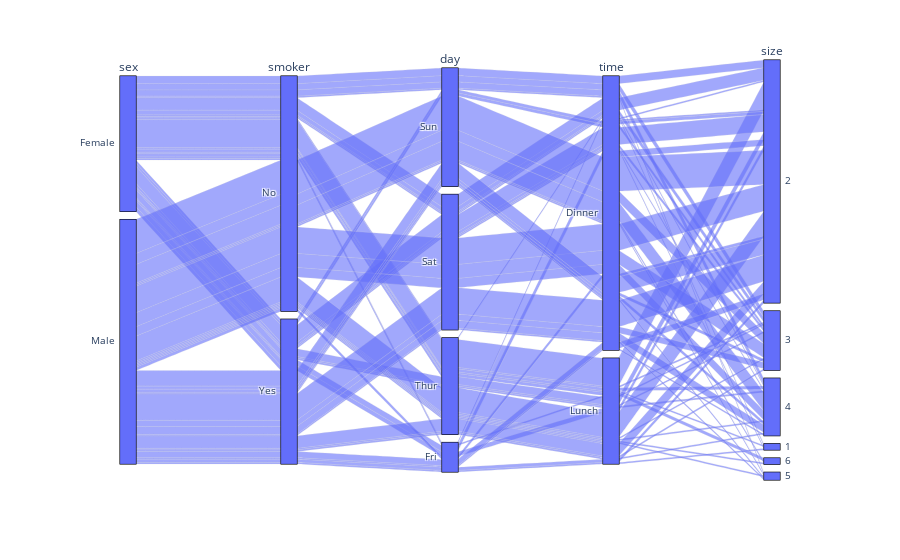

This figure's notebook cell:
### Code cell
fig = px.parallel_categories(tips)
fig.show()

### Figure 1 — Plotly figure (JSON) as saved in the notebook; plotly's stock layout.template omitted (floating-point values rounded to 4 significant figures; data arrays with more than 128 entries replaced by an {"elided": "..."} marker saying what was removed)
{"data": [{"dimensions": [{"label": "sex", "values": {"elided": "244 str values"}}, {"label": "smoker", "values": {"elided": "244 str values"}}, {"label": "day", "values": {"elided": "244 str values"}}, {"label": "time", "values": {"elided": "244 str values"}}, {"label": "size", "values": {"elided": "244 int values"}}], "domain": {"x": [0, 1], "y": [0, 1]}, "name": "", "type": "parcats"}], "layout": {"legend": {"tracegroupgap": 0}, "margin": {"t": 60}}}
